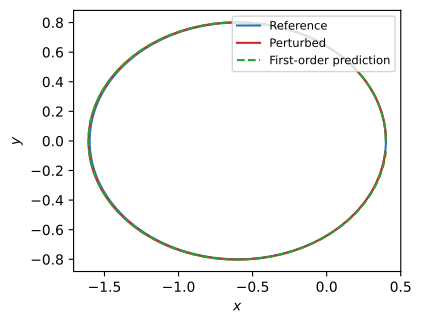

The Python source for this figure:
"""Figure 6: reference, perturbed and first-order (linearized) orbits."""
import csv
from pathlib import Path

import matplotlib
matplotlib.use("Agg")  # write a file; never open a window
import matplotlib.pyplot as plt
import numpy as np

ROOT = Path(__file__).resolve().parent.parent

with (ROOT/"kepler_variation.csv").open(newline="") as source:
    rows = list(csv.DictReader(source))

def column(name):
    return [float(row[name]) for row in rows]

fig, ax = plt.subplots(figsize=(4.8, 3.4))
ax.plot(column("x_reference"), column("y_reference"), color="tab:blue",
        label="Reference")
ax.plot(column("x_perturbed"), column("y_perturbed"), color="tab:red",
        label="Perturbed")
ax.plot(column("x_linearized"), column("y_linearized"), color="tab:green",
        linestyle="--", label="First-order prediction")
ax.set_aspect("equal")
ax.set_xlabel("$x$")
ax.set_ylabel("$y$")
ax.legend(loc="upper right", fontsize="small")
fig.savefig(Path(__file__).with_suffix(".pdf"), bbox_inches="tight",
            metadata={"CreationDate": None})  # same bytes on every run
